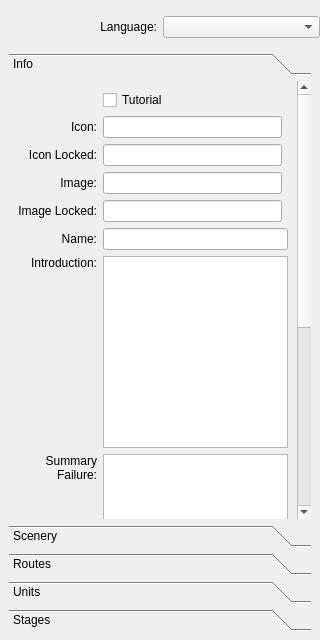
<?xml version="1.0" encoding="UTF-8"?>
<ui version="4.0">
 <class>WidgetDoc</class>
 <widget class="QWidget" name="WidgetDoc">
  <property name="geometry">
   <rect>
    <x>0</x>
    <y>0</y>
    <width>320</width>
    <height>640</height>
   </rect>
  </property>
  <property name="windowTitle">
   <string>Form</string>
  </property>
  <layout class="QGridLayout" name="gridLayout">
   <property name="leftMargin">
    <number>0</number>
   </property>
   <property name="topMargin">
    <number>16</number>
   </property>
   <property name="rightMargin">
    <number>0</number>
   </property>
   <property name="bottomMargin">
    <number>0</number>
   </property>
   <item row="0" column="1">
    <widget class="QComboBox" name="comboBoxLang"/>
   </item>
   <item row="0" column="0">
    <widget class="QLabel" name="labelLanguage">
     <property name="text">
      <string>Language:</string>
     </property>
     <property name="alignment">
      <set>Qt::AlignRight|Qt::AlignTrailing|Qt::AlignVCenter</set>
     </property>
     <property name="buddy">
      <cstring>comboBoxLang</cstring>
     </property>
    </widget>
   </item>
   <item row="1" column="0" colspan="2">
    <widget class="QStackedWidget" name="stackedWidget">
     <property name="currentIndex">
      <number>0</number>
     </property>
     <widget class="QWidget" name="pageMain">
      <layout class="QGridLayout" name="gridLayout_10">
       <item row="1" column="0" colspan="2">
        <widget class="QToolBox" name="toolBox">
         <property name="frameShape">
          <enum>QFrame::NoFrame</enum>
         </property>
         <property name="currentIndex">
          <number>0</number>
         </property>
         <widget class="QWidget" name="pageInfo">
          <property name="geometry">
           <rect>
            <x>0</x>
            <y>0</y>
            <width>300</width>
            <height>418</height>
           </rect>
          </property>
          <attribute name="label">
           <string>Info</string>
          </attribute>
          <layout class="QGridLayout" name="gridLayout_4">
           <property name="leftMargin">
            <number>0</number>
           </property>
           <property name="topMargin">
            <number>0</number>
           </property>
           <property name="rightMargin">
            <number>0</number>
           </property>
           <property name="bottomMargin">
            <number>0</number>
           </property>
           <item row="0" column="0">
            <widget class="QScrollArea" name="scrollAreaMission">
             <property name="frameShape">
              <enum>QFrame::NoFrame</enum>
             </property>
             <property name="widgetResizable">
              <bool>true</bool>
             </property>
             <widget class="QWidget" name="scrollAreaWidgetContents">
              <property name="geometry">
               <rect>
                <x>0</x>
                <y>0</y>
                <width>287</width>
                <height>811</height>
               </rect>
              </property>
              <layout class="QGridLayout" name="gridLayout_2">
               <item row="1" column="0">
                <widget class="QLabel" name="labelIcon">
                 <property name="text">
                  <string>Icon:</string>
                 </property>
                 <property name="alignment">
                  <set>Qt::AlignRight|Qt::AlignTrailing|Qt::AlignVCenter</set>
                 </property>
                 <property name="buddy">
                  <cstring>lineEditIcon</cstring>
                 </property>
                </widget>
               </item>
               <item row="5" column="0">
                <widget class="QLabel" name="labelName">
                 <property name="text">
                  <string>Name:</string>
                 </property>
                 <property name="alignment">
                  <set>Qt::AlignRight|Qt::AlignTrailing|Qt::AlignVCenter</set>
                 </property>
                 <property name="buddy">
                  <cstring>lineEditName</cstring>
                 </property>
                </widget>
               </item>
               <item row="6" column="0">
                <widget class="QLabel" name="labelInfo">
                 <property name="text">
                  <string>Introduction:</string>
                 </property>
                 <property name="alignment">
                  <set>Qt::AlignRight|Qt::AlignTop|Qt::AlignTrailing</set>
                 </property>
                 <property name="buddy">
                  <cstring>textEditIntroduction</cstring>
                 </property>
                </widget>
               </item>
               <item row="0" column="1" colspan="2">
                <widget class="QCheckBox" name="checkBoxTutorial">
                 <property name="text">
                  <string>Tutorial</string>
                 </property>
                </widget>
               </item>
               <item row="7" column="0">
                <widget class="QLabel" name="label">
                 <property name="text">
                  <string>Summary Failure:</string>
                 </property>
                 <property name="alignment">
                  <set>Qt::AlignRight|Qt::AlignTop|Qt::AlignTrailing</set>
                 </property>
                 <property name="wordWrap">
                  <bool>true</bool>
                 </property>
                 <property name="buddy">
                  <cstring>textEditSummaryFailure</cstring>
                 </property>
                </widget>
               </item>
               <item row="8" column="0">
                <widget class="QLabel" name="label_2">
                 <property name="text">
                  <string>Summary Success:</string>
                 </property>
                 <property name="alignment">
                  <set>Qt::AlignRight|Qt::AlignTop|Qt::AlignTrailing</set>
                 </property>
                 <property name="wordWrap">
                  <bool>true</bool>
                 </property>
                 <property name="buddy">
                  <cstring>textEditSummarySuccess</cstring>
                 </property>
                </widget>
               </item>
               <item row="7" column="1" colspan="2">
                <widget class="QPlainTextEdit" name="textEditSummaryFailure"/>
               </item>
               <item row="6" column="1" colspan="2">
                <widget class="QPlainTextEdit" name="textEditIntroduction"/>
               </item>
               <item row="8" column="1" colspan="2">
                <widget class="QPlainTextEdit" name="textEditSummarySuccess"/>
               </item>
               <item row="5" column="1" colspan="2">
                <widget class="QLineEdit" name="lineEditName"/>
               </item>
               <item row="1" column="1">
                <widget class="QLineEdit" name="lineEditIcon">
                 <property name="text">
                  <string/>
                 </property>
                </widget>
               </item>
               <item row="3" column="1">
                <widget class="QLineEdit" name="lineEditImage"/>
               </item>
               <item row="2" column="1">
                <widget class="QLineEdit" name="lineEditIconLocked"/>
               </item>
               <item row="3" column="0">
                <widget class="QLabel" name="label_4">
                 <property name="text">
                  <string>Image:</string>
                 </property>
                 <property name="alignment">
                  <set>Qt::AlignRight|Qt::AlignTrailing|Qt::AlignVCenter</set>
                 </property>
                 <property name="buddy">
                  <cstring>lineEditImage</cstring>
                 </property>
                </widget>
               </item>
               <item row="2" column="0">
                <widget class="QLabel" name="labelIconLocked">
                 <property name="text">
                  <string>Icon Locked:</string>
                 </property>
                 <property name="alignment">
                  <set>Qt::AlignRight|Qt::AlignTrailing|Qt::AlignVCenter</set>
                 </property>
                 <property name="buddy">
                  <cstring>lineEditIconLocked</cstring>
                 </property>
                </widget>
               </item>
               <item row="4" column="1">
                <widget class="QLineEdit" name="lineEditImageLocked"/>
               </item>
               <item row="4" column="0">
                <widget class="QLabel" name="label_6">
                 <property name="text">
                  <string>Image Locked:</string>
                 </property>
                 <property name="alignment">
                  <set>Qt::AlignRight|Qt::AlignTrailing|Qt::AlignVCenter</set>
                 </property>
                 <property name="buddy">
                  <cstring>lineEditImageLocked</cstring>
                 </property>
                </widget>
               </item>
              </layout>
             </widget>
            </widget>
           </item>
          </layout>
         </widget>
         <widget class="QWidget" name="pageScenery">
          <property name="geometry">
           <rect>
            <x>0</x>
            <y>0</y>
            <width>315</width>
            <height>405</height>
           </rect>
          </property>
          <attribute name="label">
           <string>Scenery</string>
          </attribute>
          <layout class="QGridLayout" name="gridLayout_11">
           <item row="1" column="0">
            <widget class="QLabel" name="labelGeneric">
             <property name="text">
              <string>Generic:</string>
             </property>
             <property name="alignment">
              <set>Qt::AlignRight|Qt::AlignTrailing|Qt::AlignVCenter</set>
             </property>
             <property name="buddy">
              <cstring>lineEditGeneric</cstring>
             </property>
            </widget>
           </item>
           <item row="6" column="0" colspan="4">
            <widget class="QGroupBox" name="groupBoxObjects">
             <property name="title">
              <string>Objects</string>
             </property>
             <layout class="QGridLayout" name="gridLayout_12">
              <item row="0" column="0">
               <widget class="QPushButton" name="pushButtonObjectAdd">
                <property name="text">
                 <string>Add</string>
                </property>
               </widget>
              </item>
              <item row="0" column="1">
               <widget class="QPushButton" name="pushButtonObjectEdit">
                <property name="enabled">
                 <bool>false</bool>
                </property>
                <property name="text">
                 <string>Edit</string>
                </property>
               </widget>
              </item>
              <item row="0" column="2">
               <widget class="QPushButton" name="pushButtonObjectRemove">
                <property name="enabled">
                 <bool>false</bool>
                </property>
                <property name="text">
                 <string>Remove</string>
                </property>
               </widget>
              </item>
              <item row="1" column="0" colspan="3">
               <widget class="QListWidget" name="listWidgetObjects"/>
              </item>
             </layout>
            </widget>
           </item>
           <item row="0" column="0">
            <widget class="QLabel" name="labelTerrain">
             <property name="text">
              <string>Scenery:</string>
             </property>
             <property name="alignment">
              <set>Qt::AlignRight|Qt::AlignTrailing|Qt::AlignVCenter</set>
             </property>
             <property name="buddy">
              <cstring>lineEditTerrain</cstring>
             </property>
            </widget>
           </item>
           <item row="2" column="1" colspan="2">
            <widget class="QLineEdit" name="lineEditElevation">
             <property name="focusPolicy">
              <enum>Qt::NoFocus</enum>
             </property>
             <property name="readOnly">
              <bool>true</bool>
             </property>
            </widget>
           </item>
           <item row="3" column="1" colspan="2">
            <widget class="QLineEdit" name="lineEditSkyDome">
             <property name="focusPolicy">
              <enum>Qt::NoFocus</enum>
             </property>
             <property name="readOnly">
              <bool>true</bool>
             </property>
            </widget>
           </item>
           <item row="4" column="0">
            <widget class="QLabel" name="labelVisibility">
             <property name="text">
              <string>Visibility:</string>
             </property>
             <property name="alignment">
              <set>Qt::AlignRight|Qt::AlignTrailing|Qt::AlignVCenter</set>
             </property>
             <property name="buddy">
              <cstring>spinBoxVisibility</cstring>
             </property>
            </widget>
           </item>
           <item row="2" column="3">
            <widget class="QPushButton" name="pushButtonElevation">
             <property name="text">
              <string>Browse</string>
             </property>
            </widget>
           </item>
           <item row="3" column="3">
            <widget class="QPushButton" name="pushButtonSkyDome">
             <property name="enabled">
              <bool>true</bool>
             </property>
             <property name="text">
              <string>Browse</string>
             </property>
            </widget>
           </item>
           <item row="3" column="0">
            <widget class="QLabel" name="labelSkyDome">
             <property name="text">
              <string>Sky Dome:</string>
             </property>
             <property name="alignment">
              <set>Qt::AlignRight|Qt::AlignTrailing|Qt::AlignVCenter</set>
             </property>
             <property name="buddy">
              <cstring>lineEditSkyDome</cstring>
             </property>
            </widget>
           </item>
           <item row="0" column="1" colspan="2">
            <widget class="QLineEdit" name="lineEditTerrain">
             <property name="focusPolicy">
              <enum>Qt::NoFocus</enum>
             </property>
             <property name="readOnly">
              <bool>true</bool>
             </property>
            </widget>
           </item>
           <item row="2" column="0">
            <widget class="QLabel" name="labelElevation">
             <property name="text">
              <string>Elevation:</string>
             </property>
             <property name="buddy">
              <cstring>lineEditElevation</cstring>
             </property>
            </widget>
           </item>
           <item row="1" column="1" colspan="2">
            <widget class="QLineEdit" name="lineEditGeneric">
             <property name="focusPolicy">
              <enum>Qt::NoFocus</enum>
             </property>
             <property name="readOnly">
              <bool>true</bool>
             </property>
            </widget>
           </item>
           <item row="1" column="3">
            <widget class="QPushButton" name="pushButtonGeneric">
             <property name="text">
              <string>Browse</string>
             </property>
            </widget>
           </item>
           <item row="4" column="1" colspan="2">
            <widget class="QSpinBox" name="spinBoxVisibility">
             <property name="alignment">
              <set>Qt::AlignRight|Qt::AlignTrailing|Qt::AlignVCenter</set>
             </property>
             <property name="minimum">
              <number>4800</number>
             </property>
             <property name="maximum">
              <number>7200</number>
             </property>
             <property name="singleStep">
              <number>200</number>
             </property>
             <property name="value">
              <number>7200</number>
             </property>
            </widget>
           </item>
           <item row="0" column="3">
            <widget class="QPushButton" name="pushButtonTerrain">
             <property name="text">
              <string>Browse</string>
             </property>
            </widget>
           </item>
           <item row="5" column="0">
            <widget class="QLabel" name="labelSunCoef">
             <property name="text">
              <string>Sun Coef:</string>
             </property>
             <property name="alignment">
              <set>Qt::AlignRight|Qt::AlignTrailing|Qt::AlignVCenter</set>
             </property>
            </widget>
           </item>
           <item row="5" column="1" colspan="2">
            <widget class="QDoubleSpinBox" name="spinBoxSunCoef">
             <property name="alignment">
              <set>Qt::AlignRight|Qt::AlignTrailing|Qt::AlignVCenter</set>
             </property>
             <property name="minimum">
              <double>0.100000000000000</double>
             </property>
             <property name="maximum">
              <double>1.000000000000000</double>
             </property>
             <property name="singleStep">
              <double>0.100000000000000</double>
             </property>
             <property name="value">
              <double>1.000000000000000</double>
             </property>
            </widget>
           </item>
          </layout>
         </widget>
         <widget class="QWidget" name="pageRoutes">
          <property name="geometry">
           <rect>
            <x>0</x>
            <y>0</y>
            <width>300</width>
            <height>418</height>
           </rect>
          </property>
          <attribute name="label">
           <string>Routes</string>
          </attribute>
          <layout class="QGridLayout" name="gridLayout_5">
           <property name="leftMargin">
            <number>0</number>
           </property>
           <property name="topMargin">
            <number>0</number>
           </property>
           <property name="rightMargin">
            <number>0</number>
           </property>
           <property name="bottomMargin">
            <number>0</number>
           </property>
           <item row="0" column="0">
            <widget class="QScrollArea" name="scrollAreaRoutes">
             <property name="frameShape">
              <enum>QFrame::NoFrame</enum>
             </property>
             <property name="widgetResizable">
              <bool>true</bool>
             </property>
             <widget class="QWidget" name="scrollAreaWidgetContents_2">
              <property name="geometry">
               <rect>
                <x>0</x>
                <y>0</y>
                <width>300</width>
                <height>418</height>
               </rect>
              </property>
              <layout class="QGridLayout" name="gridLayout_3">
               <item row="0" column="0">
                <widget class="QPushButton" name="pushButtonRouteAdd">
                 <property name="text">
                  <string>Add</string>
                 </property>
                </widget>
               </item>
               <item row="0" column="1">
                <widget class="QPushButton" name="pushButtonRouteEdit">
                 <property name="enabled">
                  <bool>false</bool>
                 </property>
                 <property name="text">
                  <string>Edit</string>
                 </property>
                </widget>
               </item>
               <item row="0" column="2">
                <widget class="QPushButton" name="pushButtonRouteRemove">
                 <property name="enabled">
                  <bool>false</bool>
                 </property>
                 <property name="text">
                  <string>Remove</string>
                 </property>
                </widget>
               </item>
               <item row="1" column="0" colspan="3">
                <widget class="QListWidget" name="listWidgetRoutes"/>
               </item>
              </layout>
             </widget>
            </widget>
           </item>
          </layout>
         </widget>
         <widget class="QWidget" name="pageUnits">
          <property name="geometry">
           <rect>
            <x>0</x>
            <y>0</y>
            <width>300</width>
            <height>418</height>
           </rect>
          </property>
          <attribute name="label">
           <string>Units</string>
          </attribute>
          <layout class="QGridLayout" name="gridLayout_6">
           <property name="leftMargin">
            <number>0</number>
           </property>
           <property name="topMargin">
            <number>0</number>
           </property>
           <property name="rightMargin">
            <number>0</number>
           </property>
           <property name="bottomMargin">
            <number>0</number>
           </property>
           <item row="0" column="0">
            <widget class="QScrollArea" name="scrollAreaUnits">
             <property name="frameShape">
              <enum>QFrame::NoFrame</enum>
             </property>
             <property name="widgetResizable">
              <bool>true</bool>
             </property>
             <widget class="QWidget" name="scrollAreaWidgetContents_3">
              <property name="geometry">
               <rect>
                <x>0</x>
                <y>0</y>
                <width>300</width>
                <height>418</height>
               </rect>
              </property>
              <layout class="QGridLayout" name="gridLayout_8">
               <item row="0" column="2">
                <widget class="QPushButton" name="pushButtonUnitRemove">
                 <property name="enabled">
                  <bool>false</bool>
                 </property>
                 <property name="text">
                  <string>Remove</string>
                 </property>
                </widget>
               </item>
               <item row="0" column="0">
                <widget class="QPushButton" name="pushButtonUnitAdd">
                 <property name="text">
                  <string>Add</string>
                 </property>
                </widget>
               </item>
               <item row="0" column="1">
                <widget class="QPushButton" name="pushButtonUnitEdit">
                 <property name="enabled">
                  <bool>false</bool>
                 </property>
                 <property name="text">
                  <string>Edit</string>
                 </property>
                </widget>
               </item>
               <item row="1" column="0" colspan="3">
                <widget class="QListWidget" name="listWidgetUnits"/>
               </item>
              </layout>
             </widget>
            </widget>
           </item>
          </layout>
         </widget>
         <widget class="QWidget" name="pageStages">
          <property name="geometry">
           <rect>
            <x>0</x>
            <y>0</y>
            <width>300</width>
            <height>418</height>
           </rect>
          </property>
          <attribute name="label">
           <string>Stages</string>
          </attribute>
          <layout class="QGridLayout" name="gridLayout_7">
           <property name="leftMargin">
            <number>0</number>
           </property>
           <property name="topMargin">
            <number>0</number>
           </property>
           <property name="rightMargin">
            <number>0</number>
           </property>
           <property name="bottomMargin">
            <number>0</number>
           </property>
           <item row="0" column="0">
            <widget class="QScrollArea" name="scrollAreaStages">
             <property name="frameShape">
              <enum>QFrame::NoFrame</enum>
             </property>
             <property name="widgetResizable">
              <bool>true</bool>
             </property>
             <widget class="QWidget" name="scrollAreaWidgetContents_4">
              <property name="geometry">
               <rect>
                <x>0</x>
                <y>0</y>
                <width>300</width>
                <height>418</height>
               </rect>
              </property>
              <layout class="QGridLayout" name="gridLayout_9">
               <item row="0" column="0">
                <widget class="QPushButton" name="pushButtonStageAdd">
                 <property name="text">
                  <string>Add</string>
                 </property>
                </widget>
               </item>
               <item row="0" column="1">
                <widget class="QPushButton" name="pushButtonStageEdit">
                 <property name="enabled">
                  <bool>false</bool>
                 </property>
                 <property name="text">
                  <string>Edit</string>
                 </property>
                </widget>
               </item>
               <item row="0" column="2">
                <widget class="QPushButton" name="pushButtonStageRemove">
                 <property name="enabled">
                  <bool>false</bool>
                 </property>
                 <property name="text">
                  <string>Remove</string>
                 </property>
                </widget>
               </item>
               <item row="1" column="0" colspan="3">
                <widget class="QListWidget" name="listWidgetStages"/>
               </item>
              </layout>
             </widget>
            </widget>
           </item>
          </layout>
         </widget>
        </widget>
       </item>
      </layout>
     </widget>
     <widget class="WidgetEditRoute" name="pageRoute"/>
     <widget class="WidgetEditUnit" name="pageUnit"/>
     <widget class="WidgetEditStage" name="pageStage"/>
    </widget>
   </item>
  </layout>
 </widget>
 <customwidgets>
  <customwidget>
   <class>WidgetEditRoute</class>
   <extends>QWidget</extends>
   <header>gui/WidgetEditRoute.h</header>
   <container>1</container>
  </customwidget>
  <customwidget>
   <class>WidgetEditStage</class>
   <extends>QWidget</extends>
   <header>gui/WidgetEditStage.h</header>
   <container>1</container>
  </customwidget>
  <customwidget>
   <class>WidgetEditUnit</class>
   <extends>QWidget</extends>
   <header>gui/WidgetEditUnit.h</header>
   <container>1</container>
  </customwidget>
 </customwidgets>
 <tabstops>
  <tabstop>scrollAreaMission</tabstop>
  <tabstop>checkBoxTutorial</tabstop>
  <tabstop>lineEditIcon</tabstop>
  <tabstop>lineEditIconLocked</tabstop>
  <tabstop>lineEditImage</tabstop>
  <tabstop>lineEditImageLocked</tabstop>
  <tabstop>lineEditName</tabstop>
  <tabstop>textEditIntroduction</tabstop>
  <tabstop>textEditSummaryFailure</tabstop>
  <tabstop>pushButtonTerrain</tabstop>
  <tabstop>pushButtonGeneric</tabstop>
  <tabstop>pushButtonElevation</tabstop>
  <tabstop>pushButtonSkyDome</tabstop>
  <tabstop>spinBoxVisibility</tabstop>
  <tabstop>spinBoxSunCoef</tabstop>
  <tabstop>pushButtonObjectAdd</tabstop>
  <tabstop>pushButtonObjectEdit</tabstop>
  <tabstop>pushButtonObjectRemove</tabstop>
  <tabstop>listWidgetObjects</tabstop>
  <tabstop>scrollAreaRoutes</tabstop>
  <tabstop>pushButtonRouteAdd</tabstop>
  <tabstop>pushButtonRouteEdit</tabstop>
  <tabstop>pushButtonRouteRemove</tabstop>
  <tabstop>listWidgetRoutes</tabstop>
  <tabstop>scrollAreaUnits</tabstop>
  <tabstop>pushButtonUnitAdd</tabstop>
  <tabstop>pushButtonUnitEdit</tabstop>
  <tabstop>pushButtonUnitRemove</tabstop>
  <tabstop>listWidgetUnits</tabstop>
  <tabstop>scrollAreaStages</tabstop>
  <tabstop>pushButtonStageAdd</tabstop>
  <tabstop>pushButtonStageEdit</tabstop>
  <tabstop>pushButtonStageRemove</tabstop>
  <tabstop>listWidgetStages</tabstop>
  <tabstop>textEditSummarySuccess</tabstop>
 </tabstops>
 <resources/>
 <connections/>
</ui>
